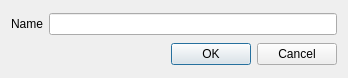
<?xml version="1.0" encoding="UTF-8"?>
<ui version="4.0">
 <class>addPlaylistDialog</class>
 <widget class="QDialog" name="addPlaylistDialog">
  <property name="windowModality">
   <enum>Qt::ApplicationModal</enum>
  </property>
  <property name="geometry">
   <rect>
    <x>0</x>
    <y>0</y>
    <width>348</width>
    <height>78</height>
   </rect>
  </property>
  <property name="windowTitle">
   <string>Add Playlist</string>
  </property>
  <layout class="QGridLayout" name="gridLayout">
   <item row="0" column="0">
    <widget class="QLabel" name="label">
     <property name="text">
      <string>Name</string>
     </property>
    </widget>
   </item>
   <item row="0" column="1">
    <widget class="QLineEdit" name="nameInput"/>
   </item>
   <item row="1" column="0" colspan="2">
    <widget class="QDialogButtonBox" name="buttonBox">
     <property name="orientation">
      <enum>Qt::Horizontal</enum>
     </property>
     <property name="standardButtons">
      <set>QDialogButtonBox::Cancel|QDialogButtonBox::Ok</set>
     </property>
    </widget>
   </item>
  </layout>
 </widget>
 <resources/>
 <connections>
  <connection>
   <sender>buttonBox</sender>
   <signal>accepted()</signal>
   <receiver>addPlaylistDialog</receiver>
   <slot>accept()</slot>
   <hints>
    <hint type="sourcelabel">
     <x>248</x>
     <y>254</y>
    </hint>
    <hint type="destinationlabel">
     <x>157</x>
     <y>274</y>
    </hint>
   </hints>
  </connection>
  <connection>
   <sender>buttonBox</sender>
   <signal>rejected()</signal>
   <receiver>addPlaylistDialog</receiver>
   <slot>reject()</slot>
   <hints>
    <hint type="sourcelabel">
     <x>316</x>
     <y>260</y>
    </hint>
    <hint type="destinationlabel">
     <x>286</x>
     <y>274</y>
    </hint>
   </hints>
  </connection>
 </connections>
</ui>
